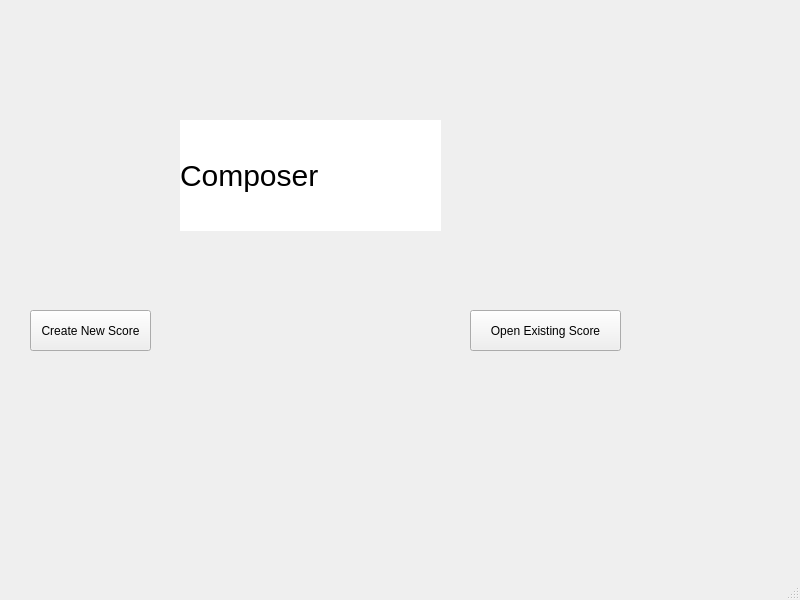
<?xml version="1.0" encoding="UTF-8"?>
<ui version="4.0">
 <class>MainWindow</class>
 <widget class="QMainWindow" name="MainWindow">
  <property name="geometry">
   <rect>
    <x>0</x>
    <y>0</y>
    <width>800</width>
    <height>600</height>
   </rect>
  </property>
  <property name="windowTitle">
   <string>MainWindow</string>
  </property>
  <widget class="QWidget" name="centralwidget">
   <widget class="QLabel" name="label">
    <property name="geometry">
     <rect>
      <x>180</x>
      <y>120</y>
      <width>261</width>
      <height>111</height>
     </rect>
    </property>
    <property name="styleSheet">
     <string notr="true">font:30px; background:white</string>
    </property>
    <property name="text">
     <string>Composer</string>
    </property>
   </widget>
   <widget class="QPushButton" name="newScoreButton">
    <property name="geometry">
     <rect>
      <x>30</x>
      <y>310</y>
      <width>121</width>
      <height>41</height>
     </rect>
    </property>
    <property name="text">
     <string>Create New Score</string>
    </property>
   </widget>
   <widget class="QPushButton" name="openScoreButton">
    <property name="geometry">
     <rect>
      <x>470</x>
      <y>310</y>
      <width>151</width>
      <height>41</height>
     </rect>
    </property>
    <property name="text">
     <string>Open Existing Score</string>
    </property>
   </widget>
  </widget>
  <widget class="QMenuBar" name="menubar">
   <property name="geometry">
    <rect>
     <x>0</x>
     <y>0</y>
     <width>800</width>
     <height>21</height>
    </rect>
   </property>
  </widget>
  <widget class="QStatusBar" name="statusbar"/>
 </widget>
 <resources/>
 <connections/>
</ui>
